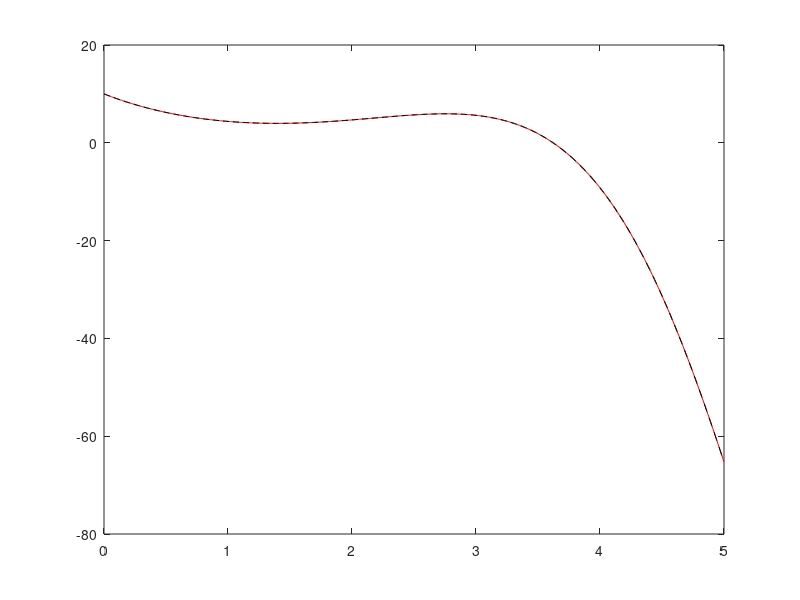

Reproduce this figure in MATLAB.
clear all
close all
clc
format long

f=@(t,y) -y+(exp(t).*sin(t));
y_exact=@(t)  (51/5)*exp(-t)-(1/5)*exp(t).*(cos(t)-2*sin(t));
T=5;
h=0.01;
N=T/h;
u0=10;
t=[0:h:T];
options=odeset('maxstep',0.01,'reltol',10^-7);
[t_out,u_out]= ode45(f,t,u0,options)

plot(t_out,u_out,'r',t,y_exact(t),'k--');

abs_err=norm((abs(y_exact(t_out)-u_out)),inf)
rel_err=norm((abs(y_exact(t_out)-u_out)),inf)./norm((abs(y_exact(t))),inf)